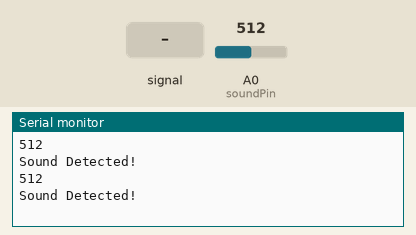
Simulated run of this sketch. Board: Arduino Uno, built with avr-gcc and run on an emulated ATmega328P. Shown: the last lines printed to the serial monitor. Inputs (shaded band) come from the test bench; at power-on: A0 (soundPin) = 512.

Above: at 1.8 s.
1.9 s: A0 (soundPin) fed a 200 Hz sine of ±81 counts around its level
3.4 s: A0 (soundPin) set to 716
At 4.6 s:
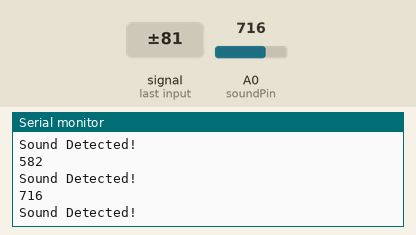
4.9 s: A0 (soundPin) fed a 1000 Hz sine of ±255 counts around its level
6.4 s: A0 (soundPin) set to 900
At 7.8 s:
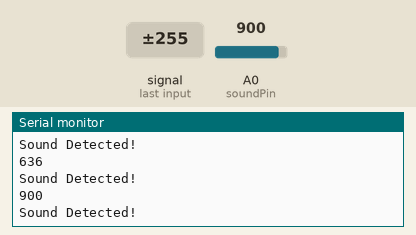
Timing chart, 0 to 8.9 s (numbered marks = the images above; inputs shaded):
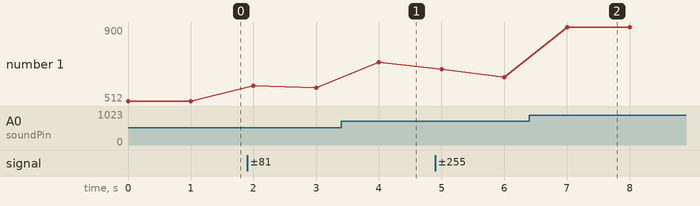

The sketch:

BigSound2B.ino
```cpp
const int soundPin = A0;
int sensorValue = 0;
int threshold = 100; // Adjust this value based on calibration

void setup() {
 Serial.begin(9600);
 pinMode(soundPin, INPUT); // Set sound pin as input
}

void loop() {
 sensorValue = analogRead(soundPin);

 // Print the sensor value regardless of threshold
 Serial.println(sensorValue);

 if (sensorValue > threshold) {
   // You can still include additional actions for sound detection
   // (e.g., turning on an LED or triggering other events)
   Serial.println("Sound Detected!");
 }

 delay(1000);
}
```

Measured:
- after the input at 3.4 s, the serial monitor: prints a new line after 0.60 s (image 1)
- after the input at 6.4 s, the serial monitor: prints a new line after 0.60 s (image 2)
- plotted number 1: 512 → 582 after the input at 1.9 s, 582 → 716 after the input at 3.4 s, 716 → 636 after the input at 4.9 s, 636 → 900 after the input at 6.4 s
